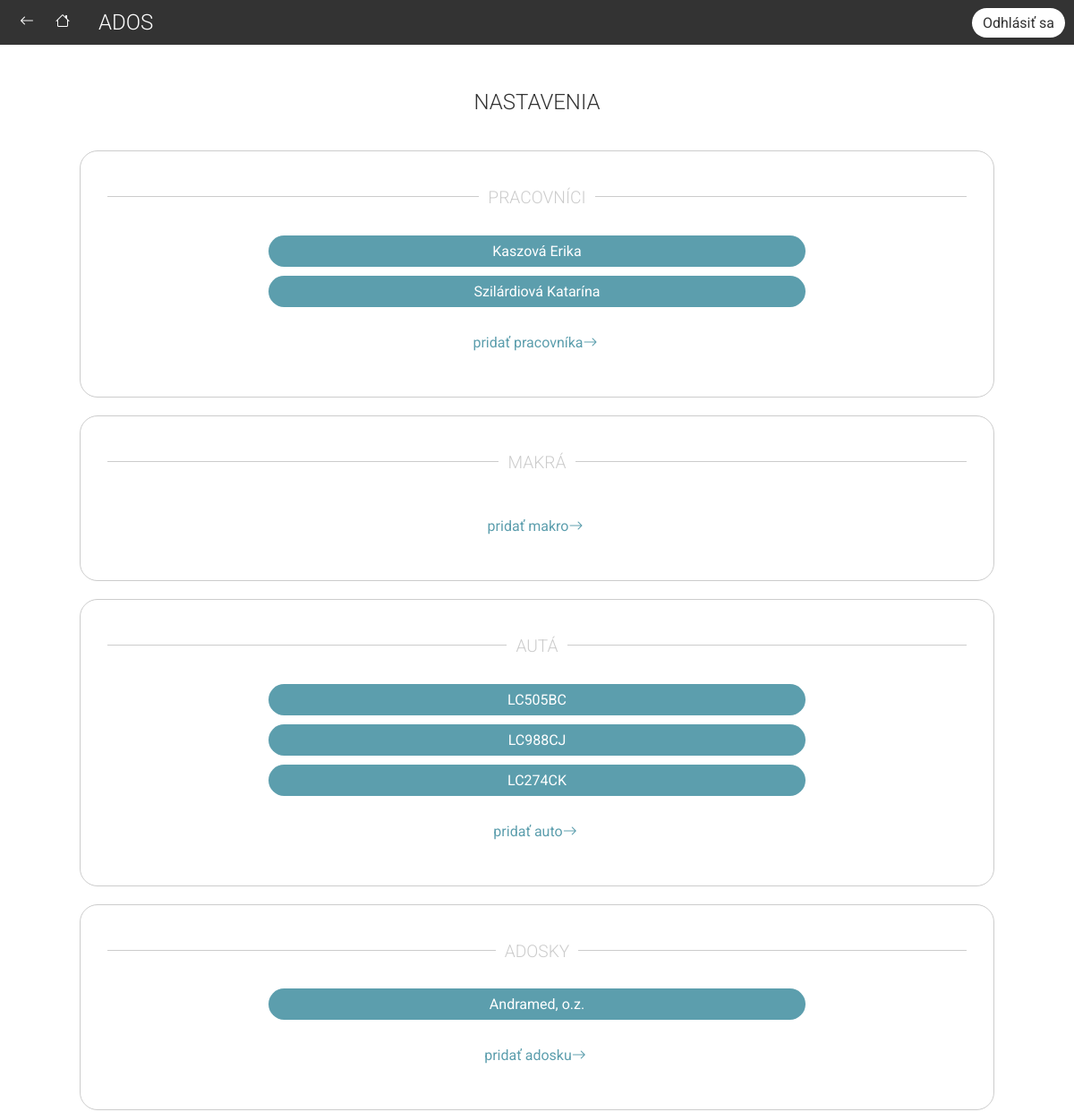
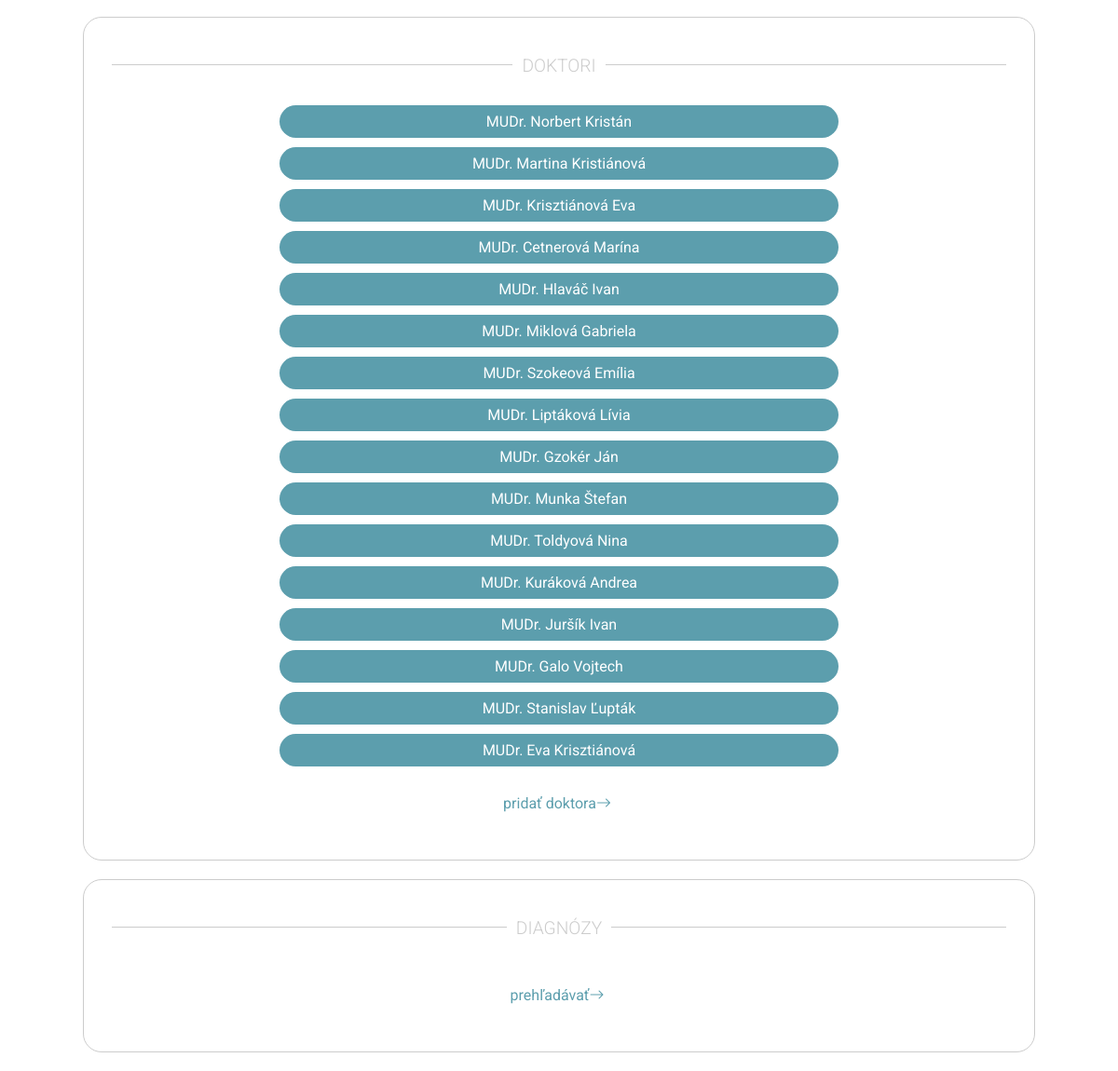
Page /nastavenia (signed in) on the committed database (2 pictures, top to bottom).
### tables this page shows
CREATE TABLE sestry (
            id INTEGER PRIMARY KEY AUTOINCREMENT,
            meno TEXT NOT NULL,
            kod TEXT,
            uvazok DECIMAL(2,1),
            vozidlo INTEGER,
            ados INTEGER,
            FOREIGN KEY (vozidlo) REFERENCES auta(id) ON DELETE SET NULL,
            FOREIGN KEY (ados) REFERENCES adosky(id) ON DELETE SET NULL
        );

CREATE TABLE auta (
                id INTEGER PRIMARY KEY AUTOINCREMENT,
                evc TEXT NOT NULL
            );

CREATE TABLE adosky (
                id INTEGER PRIMARY KEY AUTOINCREMENT,
                nazov TEXT NOT NULL,
                ico TEXT NOT NULL,
                ulica TEXT,
                mesto TEXT,
                identifikator TEXT,
                kod TEXT
            , "passwordHash" TEXT NULL);

CREATE TABLE doktori (
                id INTEGER PRIMARY KEY AUTOINCREMENT,
                meno TEXT NOT NULL,
                pzs TEXT,
                zpr TEXT
            );

### routes/main_routes.py (the view)
@main.route('/nastavenia')
@login_required
def settings():
    nurses = get_nurses()
    macros = get_macros()
    cars = get_cars()
    companies = get_companies()
    doctors = get_doctors()
    return render_template('settings.html', nurses=nurses, macros=macros, cars=cars, companies=companies, doctors=doctors)

### routes/auth.py (called while the page is built)
def setup_login_manager(login_manager) -> None:
    @login_manager.user_loader
    def load_user(user_id: int) -> User:
        conn = get_db_connection()
        usedData = conn.execute("SELECT * FROM adosky WHERE id = ?", (user_id,)).fetchone()
        conn.close()
        if usedData:
            return User(id       = int(usedData['id']),
                        username = usedData['identifikator'],
                        password = usedData['passwordHash'])
        return None

### routes/cars.py (called while the page is built)
def get_cars():
    conn = get_db_connection()
    rows = conn.execute("SELECT * FROM auta").fetchall()
    conn.close()
    return [Car(row) for row in rows]

### routes/companies.py (called while the page is built)
def get_companies():
    conn = get_db_connection()
    rows = conn.execute("SELECT * FROM adosky").fetchall()
    conn.close()
    return [Company(row) for row in rows]

### routes/doctors.py (called while the page is built)
def get_doctors():
    conn = get_db_connection()
    rows = conn.execute("SELECT * FROM doktori").fetchall()
    conn.close()
    return [Doctor(row) for row in rows]

### routes/macros.py (called while the page is built)
def get_macros():
    conn = get_db_connection()
    rows = conn.execute("SELECT * FROM makra").fetchall()
    conn.close()
    return [Macro(row) for row in rows]

### routes/nurses.py (called while the page is built)
def get_nurses():
    conn = get_db_connection()
    rows = conn.execute("SELECT * FROM sestry").fetchall()
    conn.close()
    return [Nurse(row) for row in rows]

### utils/database.py (called while the page is built)
def get_db_connection():
    conn = sqlite3.connect(DATABASE_FILE)
    conn.row_factory = sqlite3.Row
    return conn

### templates/settings.html (shortened to what this page needs)
{% extends "base.html" %}
{% block content %}
<h1>nastavenia</h1>
<div class="section">
    <div class="lined-heading"><span>Pracovníci</span></div>
    {% for nurse in nurses %}
    <a href="{{ url_for('nurse.update_nurse', id=nurse.id) }}" class="small-token" data-id="{{ nurse.id }}" data-meno="{{ nurse.meno }}" data-kod="{{ nurse.kod }}"
        data-uvazok="{{ nurse.uvazok }}" data-vozidlo="{{ nurse.vozidlo }}" data-ados="{{ nurse.ados }}">
        {{ nurse.meno }}
    </a>
    {% endfor %}
    <a class="text-button" href="{{ url_for('nurse.create_nurse') }}">
        pridať pracovníka <i class="bi bi-arrow-right"></i>
    </a>
</div>
<div class="section">
    <div class="lined-heading"><span>Makrá</span></div>
    <a class="text-button" href="{{ url_for('macro.create_macro') }}">
        pridať makro <i class="bi bi-arrow-right"></i>
    </a>
</div>
<div class="section">
    <div class="lined-heading"><span>Autá</span></div>
    {% for car in cars %}
    <a href="{{ url_for('car.update_car', id=car.id) }}" class="small-token" data-id="{{ car.id }}" data-evc="{{ car.evc }}">
        {{ car.evc }}
    </a>
    {% endfor %}
    <a class="text-button" href="{{ url_for('car.create_car') }}">
        pridať auto <i class="bi bi-arrow-right"></i>
    </a>
</div>
<div class="section">
    <div class="lined-heading"><span>Adosky</span></div>
    {% for company in companies %}
    <a href="{{ url_for('company.update_company', id=company.id) }}" class="small-token" data-id="{{ company.id }}" data-nazov="{{ company.nazov }}" data-ico="{{ company.ico }}"
        data-ulica="{{ company.ulica }}" data-mesto="{{ company.mesto }}" data-identifikator="{{ company.identifikator }}"
        data-kod="{{ company.kod }}">
        {{ company.nazov }}
    </a>
    {% endfor %}
    <a class="text-button" href="{{ url_for('company.create_company') }}">
        pridať adosku <i class="bi bi-arrow-right"></i>
    </a>
</div>
<div class="section">
    <div class="lined-heading"><span>Doktori</span></div>
    {% for doctor in doctors %}
    <a href="{{ url_for('doctor.update_doctor', id=doctor.id) }}" class="small-token" data-id="{{ doctor.id }}"
        data-meno="{{ doctor.meno }}" data-pzs="{{ doctor.pzs }}" data-zpr="{{ doctor.zpr }}">
        {{ doctor.meno }}
    </a>
    {% endfor %}
    <a class="text-button" href="{{ url_for('doctor.create_doctor') }}">
        pridať doktora <i class="bi bi-arrow-right"></i>
    </a>
</div>
<div class="section">
    <div class="lined-heading"><span>Diagnózy</span></div>
    <a class="text-button" href="{{ url_for('diagnosis.list_diagnoses') }}">
        prehľadávať <i class="bi bi-arrow-right"></i>
    </a>
</div>
{% endblock %}
{% block styles %}
<link rel="stylesheet" href="{{ url_for('static', filename='css/login.css') }}">
{% endblock %}

### templates/base.html (shortened to what this page needs)
<!DOCTYPE html>
<html lang="en">
<head>
    <link rel="stylesheet" href="{{ url_for('static', filename='css/global.css') }}">
    <link rel="stylesheet" href="{{ url_for('static', filename='css/navbar.css') }}">
    {% block styles %}{% endblock %}
    <link rel="stylesheet" href="https://cdn.jsdelivr.net/npm/bootstrap-icons@1.4.1/font/bootstrap-icons.css">
    <link rel="stylesheet" href="https://unpkg.com/leaflet@1.9.4/dist/leaflet.css" />
    <link rel="stylesheet" href="https://cdn.jsdelivr.net/npm/flatpickr/dist/flatpickr.min.css">
</head>
<body>
    <header>
        <div class="navbar">
            <div class="navbar-section" style="gap: 0px;">
                <button id="backBtn" class="text-button" onclick="history.back();" style="padding: 10px;">
                    <i style="color: #fff;" class="bi bi-arrow-left"></i>
                </button>
                <button class="text-button" style="padding: 10px;" onclick="window.location.href='{{ url_for('main.index') }}'">
                    <i style="color: #fff;" class="bi bi-house"></i>
                </button>
                <a href="{{ url_for('main.index') }}" class="logo" style="margin-left: 20px;">
                    <h1 class="logo" style="margin: 0;">ADOS</h1>
                </a>
            </div>
            <div class="navbar-section">
                {% if current_user.is_authenticated %}
                    <a class="navbar-button" href="{{ url_for('auth.logout') }}">Odhlásiť sa</a>
                {% endif %}
            </div>
        </div>
    </header>
    <main>
        {% block content %}{% endblock %}
    </main>
</body>
</html>

### static/css/global.css (style rules this page uses)
body { margin: 60px 0; padding: 0; font-family: 'Roboto', sans-serif; background: #fff; box-sizing: border-box; width: 100vw; height: 100vh; overflow-x: hidden; }
main { width: 100vw; display: flex; flex-direction: column; align-items: center; }
h1, h2, h3 { margin: 10px; text-transform: uppercase; font-weight: 300; }
h1 { font-size: 1.5em; color: #333; margin: 40px 0; }
.section { padding: 30px; height: fit-content; border: solid 1px #ccc; border-radius: 20px; margin-bottom: 20px; width: 80%; display: flex; flex-direction: column; align-items: center; }
.lined-heading { width: 100%; text-align: center; border-top: 1px solid #ccc; line-height: 0.1em; margin: 20px 0 40px; }
.lined-heading span { background: #fff; padding: 0 10px; font-size: 1.2rem; font-weight: 300; color: #ccc; text-transform: uppercase; }
.text-button { display: flex; justify-content: center; background: none; color: #5C9EAD; font-size: 1rem; cursor: pointer; border: none; align-self: center; padding: 20px; text-transform: lowercase; text-decoration: none; }
.text-button i { width: 20px; height: 20px; color: #5C9EAD; }
.small-token { padding: 8px; background: #5C9EAD; border-radius: 20px; cursor: pointer; color: white; display: flex; justify-content: center; align-items: center; box-sizing: border-box; border: none; min-width: max-content; text-decoration: none; font-size: 16px; width: 600px; margin-bottom: 10px; }

### static/css/navbar.css (style rules this page uses)
.navbar { position: fixed; top: 0; z-index: 1000; background-color: #333; color: white; padding: 10px; max-height: 50px; display: flex; align-items: center; justify-content: space-between; box-sizing: border-box; width: 100%; }
.navbar-button { padding: 7px 12px; background: #fff; border-radius: 20px; cursor: pointer; color: #333; box-sizing: border-box; text-decoration: none; justify-content: center; align-items: center; width: fit-content; white-space: nowrap; display: inline-flex; }
.navbar-section { width: 33%; display: flex; gap: 10px; justify-content: start; }
.navbar-section:last-child { justify-content: flex-end; }
.logo { color: #fff; text-decoration: none; align-self: center; }
.text-button i { padding: 0; }

### static/css/login.css (style rules this page uses)
.small-token { width: 600px; margin-bottom: 10px; }

### rows in the picture
sestry: meno "Kaszová Erika"
sestry: meno "Szilárdiová Katarína"
auta: evc "LC505BC"
auta: evc "LC988CJ"
auta: evc "LC274CK"
adosky: nazov "Andramed, o.z."
doktori: meno "MUDr. Norbert Kristán"
doktori: meno "MUDr. Martina Kristiánová"
doktori: meno "MUDr. Krisztiánová Eva"
doktori: meno "MUDr. Cetnerová Marína"
doktori: meno "MUDr. Hlaváč Ivan"
doktori: meno "MUDr. Miklová Gabriela"
doktori: meno "MUDr. Szokeová Emília"
doktori: meno "MUDr. Liptáková Lívia"
doktori: meno "MUDr. Gzokér Ján"
doktori: meno "MUDr. Munka Štefan"
doktori: meno "MUDr. Toldyová Nina"
doktori: meno "MUDr. Kuráková Andrea"
doktori: meno "MUDr. Juršík Ivan"
doktori: meno "MUDr. Galo Vojtech"
doktori: meno "MUDr. Stanislav Ľupták"
doktori: meno "MUDr. Eva Krisztiánová"
